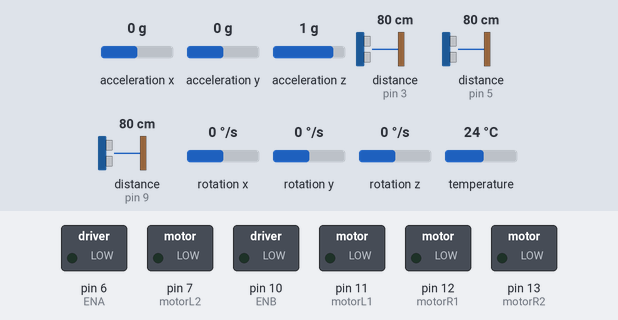
The sketch below on a simulated Arduino Uno, built with avr-gcc and run on an emulated ATmega328P. On the bench: switched loads named in the sketch (green lamp = pin HIGH). Wiring (inferred from the names in the program): 3 × ultrasonic range finder: trigger pin 2, echo pin 3 / trigger pin 4, echo pin 5 / trigger pin 8, echo pin 9. Inputs (shaded band) come from the test bench; at power-on: distance to the obstacle (sensors on pin 3, pin 5, pin 9) 80 cm, rotation z 0 °/s, acceleration x 0 g, acceleration y 0 g, acceleration z 1 g, rotation x 0 °/s, rotation y 0 °/s, temperature 24 °C. The echo pulse lasts 58.3 µs per cm; pins used as bus, display or sensor lines are not drawn; what the sketch prints to the serial monitor is not drawn.

Above: at 1.2 s.
1.3 s: distance to the obstacle (sensor on pin 3) set to 12 cm
2.8 s: distance to the obstacle (sensor on pin 3) set to 9 cm
At 4.0 s:
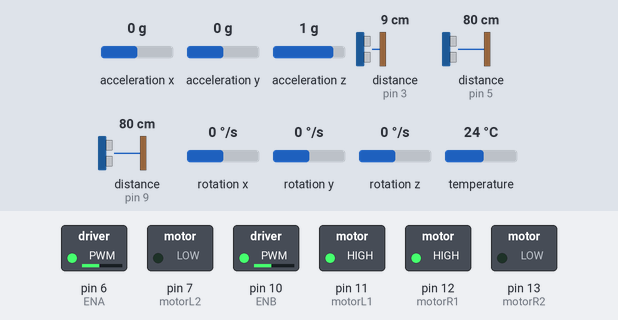
4.3 s: distance to the obstacle (sensor on pin 5) set to 2 cm
At 5.4 s:
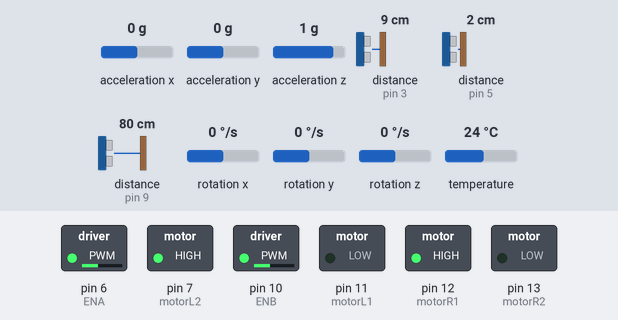
5.8 s: rotation z set to 24 °/s
8.8 s: rotation z set to 28 °/s
10.5 s: distance to the obstacle (sensor on pin 9) set to 12 cm
At 13.0 s:
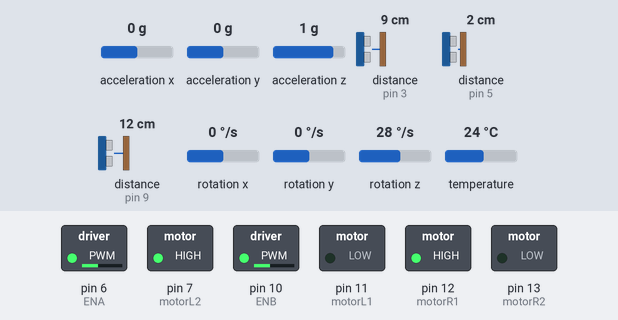
13.5 s: distance to the obstacle (sensor on pin 9) set to 9 cm
At 15.7 s:
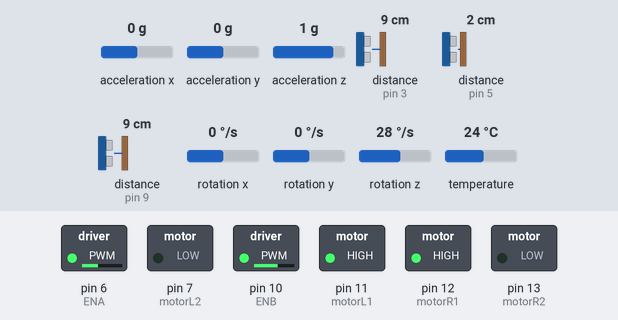
Timing chart, 0 to 17.2 s (numbered marks = the images above; inputs shaded):
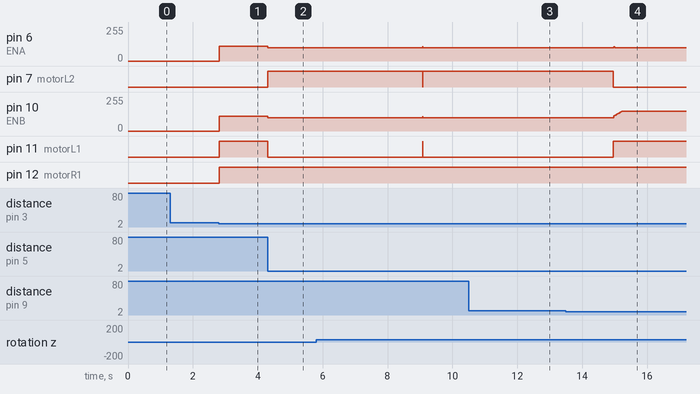

Measured:
- the behaviour switches between 11 and 10 cm on distance to the obstacle (sensor on pin 3) (found by bisection; images 0 and 1)
- the behaviour switches between 11 and 10 cm on distance to the obstacle (sensor on pin 9) (found by bisection; images 3 and 4)
- after the input at 1.3 s, every drawn part: stays the same
- after the input at 2.8 s, pin 6 (ENA), pin 10 (ENB): 0/255 → 110/255 at once; pin 11 (motorL1), pin 12 (motorR1): LOW → HIGH at once
- after the input at 4.3 s, pin 6 (ENA), pin 10 (ENB): 110/255 → 100/255 at once; pin 7 (motorL2): LOW → HIGH at once; pin 11 (motorL1): HIGH → LOW at once
- after the input at 5.8 s, every drawn part: stays the same
- after the input at 10.5 s, pin 6 (ENA), pin 10 (ENB): stays 100/255 (without the input it goes to 110/255 after 1.5 s); pin 7 (motorL2): stays HIGH (without the input it goes to LOW after 1.5 s); pin 11 (motorL1): stays LOW (without the input it goes to HIGH after 1.5 s)
- after the input at 13.5 s, pin 6 (ENA): 100/255 → 106/255 after 1.5 s, → 101/255 0.03 s later, → 100/255 0.01 s later; pin 7 (motorL2): HIGH → LOW after 1.5 s; pin 10 (ENB): moves from 100/255 to 150/255 over 0.26 s, starting after 1.5 s; pin 11 (motorL1): LOW → HIGH after 1.5 s

The sketch:

maze-robot.ino
```cpp
#include <Adafruit_MPU6050.h>
#include <Adafruit_Sensor.h>
#include <Wire.h>
#include<math.h>
Adafruit_MPU6050 mpu;

int leftecho = 9;
int midecho = 5;
int rightecho = 3;

int leftrig = 8;
int midtrig = 4;
int righttrig = 2;

long duration;
int distance;
//right motor
int motorR1=12;//forward
int motorR2=13;
int ENA=6;
//left motor
int motorL1=11;//forward
int motorL2=7;
int ENB=10;

int target;
double angle = 0;
float error ;


int basespeed=110;

double baiz=-0.015721;
//PID


float kp = 5;
float kd = 0.05;
float ki = 0;

float i;
float d;
unsigned long newtime = 0;
unsigned long oldtime = 0;
float dt = 0;

float straightTarget;
float straightError;
float straightCorrection;

bool straightMode = false;
float lastStraightError = 0;


int rightspeed;
int leftspeed;

int turnspeed=100;

bool turning = false;


void setup() {
  Serial.begin(115200);

  pinMode(leftecho, INPUT);
  pinMode(midecho, INPUT);
  pinMode(rightecho, INPUT);

  pinMode(leftrig, OUTPUT);
  pinMode(midtrig, OUTPUT);
  pinMode(righttrig, OUTPUT);

  //right motor
  pinMode(motorR1,OUTPUT);
  pinMode(motorR2,OUTPUT);
  pinMode(ENA,OUTPUT);
  //left motor
  pinMode(motorL1,OUTPUT);
  pinMode(motorL2,OUTPUT);
  pinMode(ENB,OUTPUT);

  Wire.begin();


  if(!mpu.begin()){
    Serial.println("mpu not found");
    while(1){
      delay(10);
    }
  }
  mpu.setAccelerometerRange(MPU6050_RANGE_8_G);
  mpu.setGyroRange(MPU6050_RANGE_500_DEG);
  mpu.setFilterBandwidth(MPU6050_BAND_21_HZ);
  Serial.println("START");
  Serial.println("mpu is ready.");
  oldtime = micros();
  angle = 0;

}

void loop() {
  newtime = micros();
  dt = (newtime - oldtime) / 1000000.0;
  oldtime = newtime;


  sensors_event_t a, g, t;
  mpu.getEvent(&a, &g, &t);
  angle += (g.gyro.z-baiz) * dt;
  float degreez = (angle * 180.0 / PI) ;
  error =target - degreez;

  int leftDistance = calculatedistance(leftecho, leftrig);
  int midDistance = calculatedistance(midecho, midtrig);
  int rightDistance = calculatedistance(rightecho, righttrig);
  if (!turning && rightDistance < 10 && midDistance > 10) {
      straightTarget = degreez;
      straightMode = true ;
      turning = false ;
  }
  else if (!turning && rightDistance > 10 && midDistance < 10) {

      straightMode = false;
      turning = true;

      target = degreez - 90;
  }
  else if (!turning && rightDistance < 10 && midDistance < 10&&leftDistance>10){
     straightMode = false;
      turning = true;

      target = degreez + 90;
  }

   if (turning) {
    error = target - degreez;


    if (abs(error) <= 5) {

      motormove(0, 0, LOW, LOW, LOW, LOW);

      turning = false;

      straightTarget = degreez;
      straightMode = true;

      i = 0;
      lastStraightError = 0;
    }

    else if (degreez < target) {

      motormove(turnspeed, turnspeed, HIGH, LOW, LOW, HIGH);

    }

    else if (degreez > target) {

      motormove(turnspeed, turnspeed, LOW, HIGH, HIGH, LOW);
    }
  }

  if (straightMode) {

  Serial.print(straightTarget);
  straightError = straightTarget - degreez;

  i += straightError * dt;

  d = (straightError - lastStraightError) / dt;

  straightCorrection = kp * straightError + ki * i + kd * d;

  lastStraightError = straightError;

  rightspeed = basespeed + straightCorrection;
  leftspeed  = basespeed - straightCorrection;

  rightspeed = constrain(rightspeed, 100, 150);
  leftspeed = constrain(leftspeed, 100, 150);
  motormove(rightspeed, leftspeed, HIGH, LOW, HIGH, LOW);

  }


}

void motormove(int RightSpeed, int LeftSpeed, int Rightforward, int Rightbackward, int Leftforward, int Leftbackward) {

  digitalWrite(motorR1, Rightforward);
  digitalWrite(motorR2, Rightbackward);

  digitalWrite(motorL1, Leftforward);
  digitalWrite(motorL2, Leftbackward);

  analogWrite(ENA, RightSpeed);
  analogWrite(ENB, LeftSpeed);
}
int calculatedistance(int echo, int trig) {

  digitalWrite(trig, LOW);
  delayMicroseconds(2);

  digitalWrite(trig, HIGH);
  delayMicroseconds(10);

  digitalWrite(trig, LOW);

  duration = pulseIn(echo, HIGH);

  distance = duration / 58;

  return distance;
}
```
